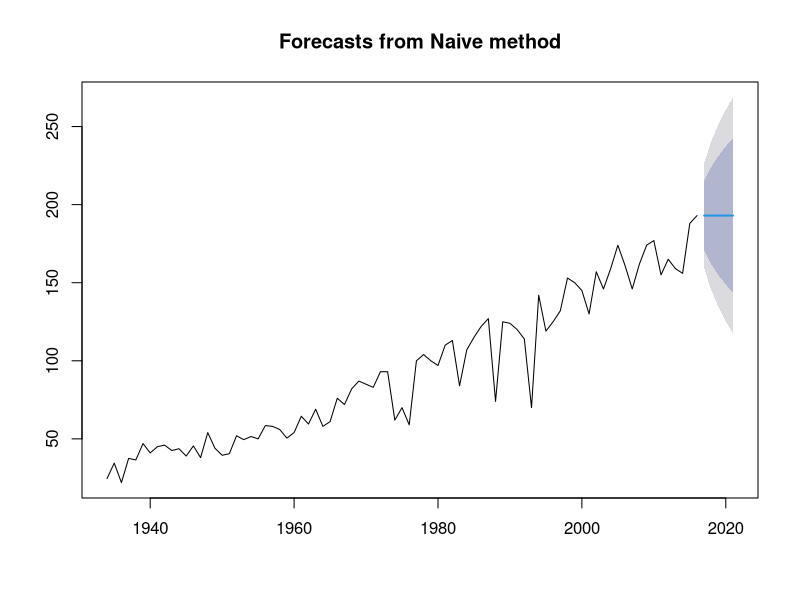
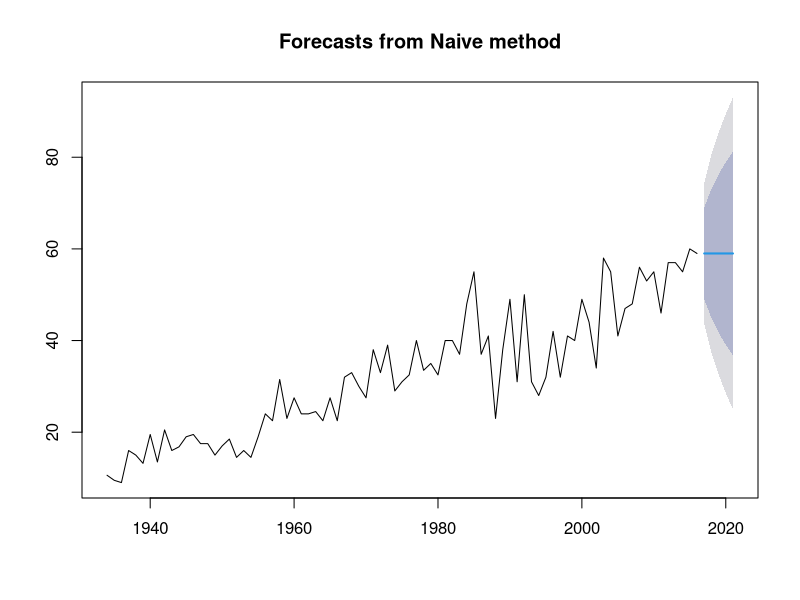
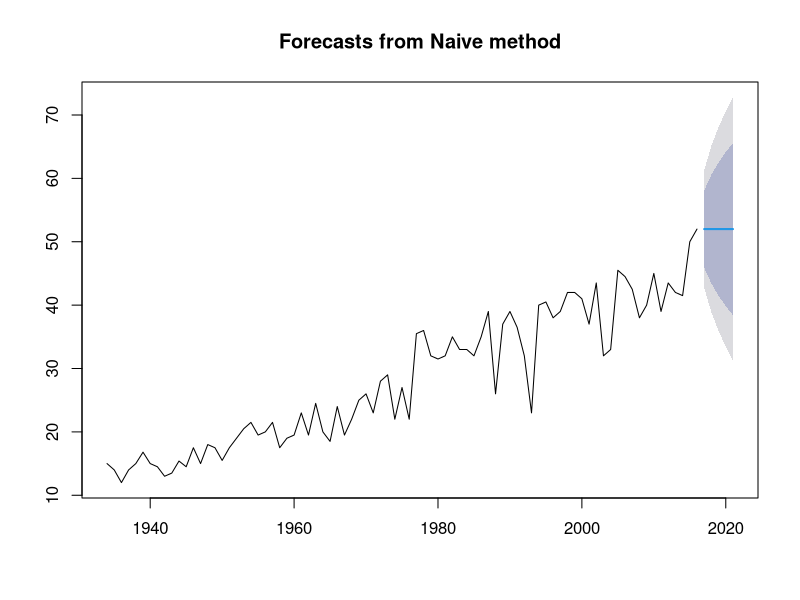
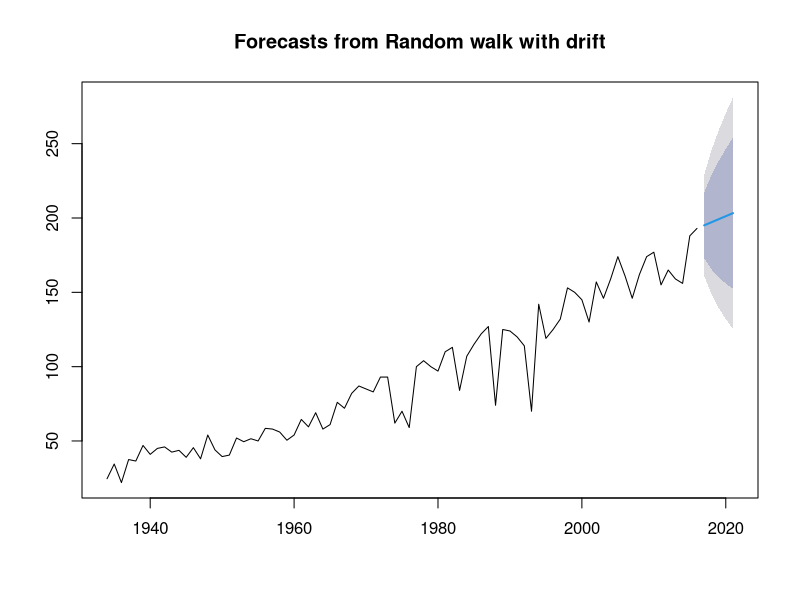
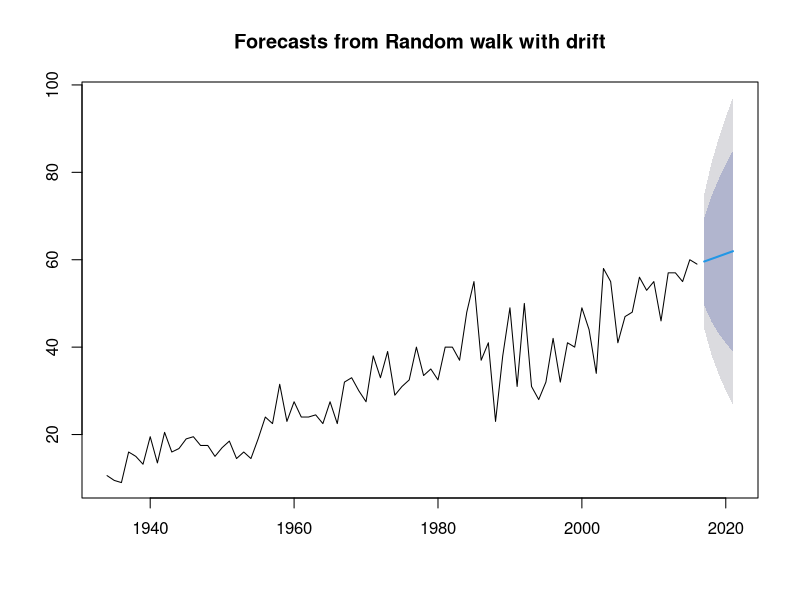
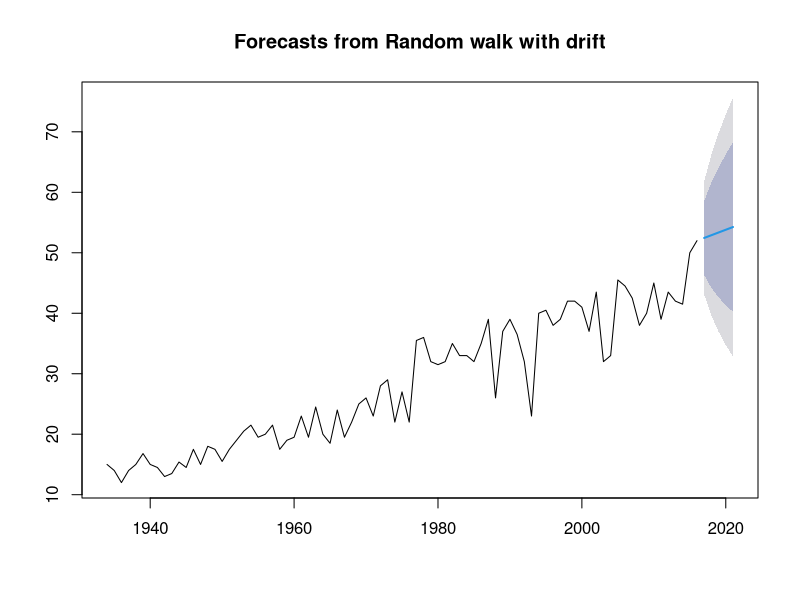
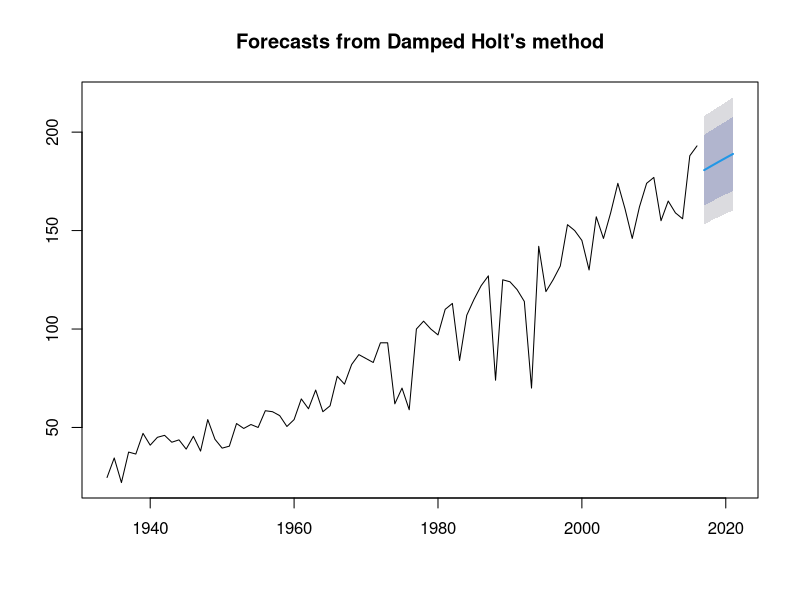
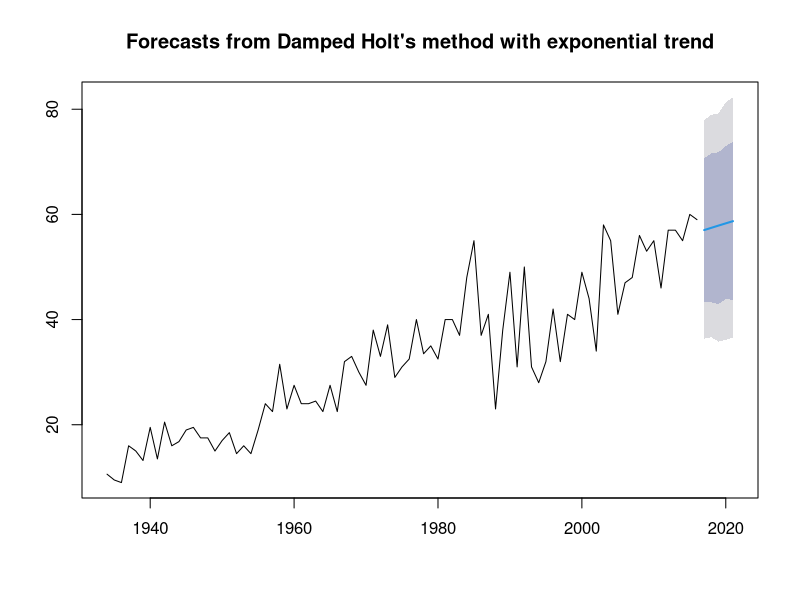

R code for these plots, in order:
## ---- chunk 1
knitr::opts_chunk$set(echo = TRUE)
## ---- chunk 2
library(tidyverse)
library(forecast)
## ---- chunk 3
ag_df = read.csv('MN_Ag_YieldsAndInputs.csv')
## ---- chunk 4
# only keep years where all 3 commodities have values
ag_df = ag_df[!is.na(ag_df$Soy_BUperAcre),] %>% arrange(Year)

# make into time series
corn_ts <- ts(ag_df$Corn_BUperAcre, start = min(ag_df$Year), frequency = 1)
wheat_ts <- ts(ag_df$Wheat_BUperAcre, start = min(ag_df$Year), frequency = 1)
soy_ts <- ts(ag_df$Soy_BUperAcre, start = min(ag_df$Year), frequency = 1)

# split train and test sets
first_test_yr <- 2017

corn_train <- window(corn_ts, end=first_test_yr-1)
corn_test <- window(corn_ts, start=first_test_yr)

wheat_train <- window(wheat_ts, end=first_test_yr-1)
wheat_test <- window(wheat_ts, start=first_test_yr)

soy_train <- window(soy_ts, end=first_test_yr-1)
soy_test <- window(soy_ts, start=first_test_yr)
## ---- chunk 5
h <- 5

# naive method
plot(naive(corn_train, h=h))
plot(naive(wheat_train, h=h))
plot(naive(soy_train, h=h))

# actual estimates
naive_predictions <- naive(corn_train, h=h)$mean
## ---- chunk 6
plot(rwf(corn_train, h=h, drift=T))
plot(rwf(wheat_train, h=h, drift=T))
plot(rwf(soy_train, h=h, drift=T))

# actual estimates
drift_predictions <- rwf(corn_train, h=h, drift=T)$mean
## ---- chunk 7
# holt method
plot(holt(corn_train, h=h, damped=T))
plot(holt(wheat_train, h=h, damped=T, exponential=T))
plot(holt(soy_train, h=h, damped=T))

# actual estimates
holt_predictions <- holt(corn_train, h=h, damped=T)$mean
## ---- chunk 8
lam <- BoxCox.lambda(corn_train)
# auto ARIMA, auto BoxCox
arima_mdl <- auto.arima(corn_train, lambda = lam)
arima_predictions <- (forecast(arima_mdl, h=h))$mean
plot(forecast(arima_mdl, h=h))
